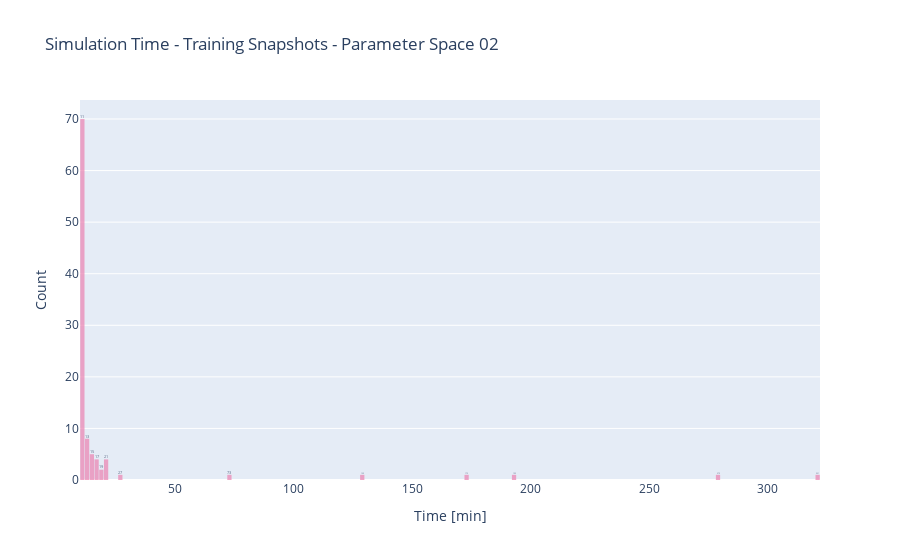

The cell this chart's notebook holds for it:
### Code cell
fig = go.Figure(data=[go.Histogram(
    x=sim_times / 60,
    histnorm='percent',
    name='control', # name used in legend and hover labels
    xbins=dict( # bins used for histogram
        # start=-4.0,
        # end=3.0,
        size=2,
        ),
    marker_color='#EB89B5',
    opacity=0.75,
     texttemplate="%{x}"
    )])

fig.update_layout(
    title_text=f'Simulation Time - {DATA_TYPE} Snapshots - Parameter Space {PARAMETER_SPACE}', # title of plot
    xaxis_title_text='Time [min]', # xaxis label
    yaxis_title_text='Count', # yaxis label
    bargroupgap=0.1, # gap between bars of the same location coordinates
)
fig.write_image(import_folder / "Exports" / f"{DATA_TYPE}_SimulationTime.png")
fig.show()

### Figure 1 — Plotly figure (JSON) as saved in the notebook; plotly's stock layout.template omitted (floating-point values rounded to 4 significant figures)
{"data": [{"histnorm": "percent", "marker": {"color": "#EB89B5"}, "name": "control", "opacity": 0.75, "texttemplate": "%{x}", "type": "histogram", "x": [11.62, 12.65, 12.83, 12.28, 11.78, 12.66, 278.9, 11.43, 11.37, 11.89, 12.97, 20.5, 12.93, 11.92, 11.81, 10.97, 12.18, 11.41, 11.14, 12.21, 11.25, 11.28, 11.82, 11.68, 11.2, 11.6, 11.41, 16.6, 11.36, 11.39, 14.25, 11.71, 11.99, 14.39, 11.32, 193.9, 17.57, 18.45, 11.07, 11.02, 11.47, 320.9, 11.2, 11.33, 11.36, 11.63, 11.24, 20.59, 15.44, 11.28, 11.11, 11.65, 11.55, 11.06, 11.35, 11.36, 17.84, 11.7, 11.58, 11.31, 11.49, 21.81, 173.7, 11.47, 11.61, 11.65, 10.87, 11.15, 72.17, 11.35, 11.38, 11.63, 11.63, 11.14, 11.21, 11.28, 11.17, 20.76, 11.68, 11.72, 11.04, 11.42, 11.65, 19.82, 11.89, 26.01, 11.57, 17.67, 11.48, 11.33, 11.89, 11.07, 129.7, 15.04, 11.45, 11.3, 11.44, 11.49, 14.83, 11.45], "xbins": {"size": 2}}], "layout": {"bargroupgap": 0.1, "title": {"text": "Simulation Time - Training Snapshots - Parameter Space 02"}, "xaxis": {"title": {"text": "Time [min]"}}, "yaxis": {"title": {"text": "Count"}}}}
